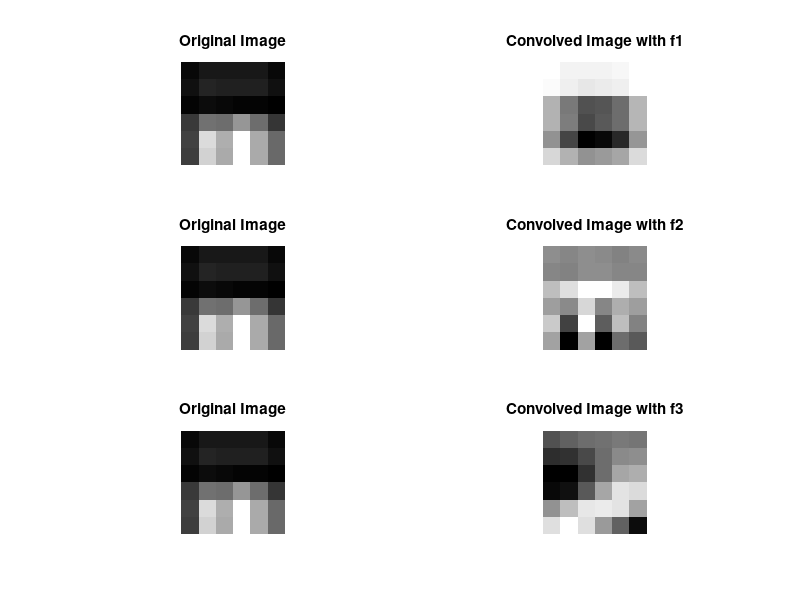

Recreate this plot in MATLAB.
imageArray = [
    20, 35, 35, 35, 35, 20;
    29, 46, 44, 42, 42, 27;
    16, 25, 21, 19, 19, 12;
    66, 120, 116, 154, 114, 62;
    74, 216, 174, 252, 172, 112;
    70, 210, 170, 250, 170, 110
    ];

test = [
    20, 35, 35, 35;
    29, 46, 44, 42;
    16, 25, 21, 19;
    28, 25, 19, 58;
    ];

kernel = [
    1, 1, 1;
    1, 0, 1;
    1, 1, 1
    ];

f1 = [
    -10, -10, -10;
    5, 5, 5;
    -10, -10, -10
    ];

f2 = [
    2 2 2;
    2 -12 2;
    2 2 2
    ];

f3 = [
    -20, -10, 0, 5, 10;
    -10, 0, 5, 10, 5;
    0, 5, 10, 5, 0;
    5, 10, 5, 0, -10;
    10, 5, 0, -10, -20
    ];



convolvedImage = conv2(imageArray,kernel,"same");
convolvedF1 = conv2(imageArray,f1,"same");
convolvedF2 = conv2(imageArray,f2,"same");
convolvedF3 = conv2(imageArray,f3,"same");


figure;

% Original image
subplot(3, 2, 1);
imshow(imageArray, []);
title('Original Image');

% Convolved image with filter f1
subplot(3, 2, 2);
imshow(convolvedF1, []);
title('Convolved Image with f1');

% Convolved image with filter f2
subplot(3, 2, 3);
imshow(imageArray, []);
title('Original Image');


% Original image
subplot(3, 2, 4);
imshow(convolvedF2, []);
title('Convolved Image with f2');


% Convolved image with filter f1
subplot(3, 2, 5);
imshow(imageArray, []);
title('Original Image');


% Convolved image with filter f3
subplot(3, 2, 6);
imshow(convolvedF3, []);
title('Convolved Image with f3');

